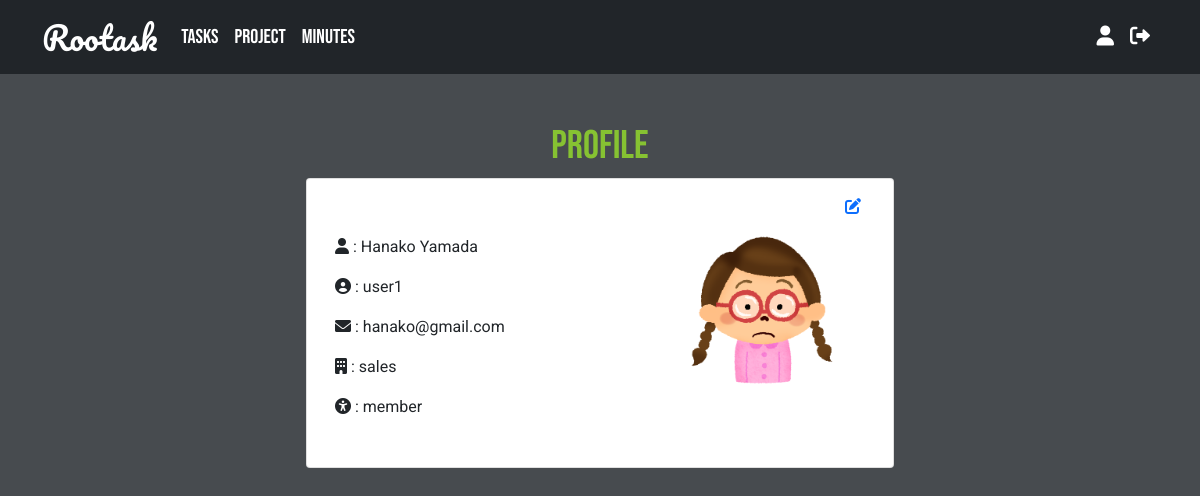
/views/profile.php?user_id=6 (signed in), run on the app's committed database.
### tables this page shows
CREATE TABLE `users` (
  `user_id` int(11) NOT NULL,
  `account_id` int(11) NOT NULL,
  `first_name` varchar(50) NOT NULL,
  `last_name` varchar(50) NOT NULL,
  `email` varchar(100) DEFAULT NULL,
  `avatar` varchar(255) DEFAULT 'profile.jpg',
  `division` varchar(50) DEFAULT NULL,
  `position` varchar(50) DEFAULT NULL
);

CREATE TABLE `accounts` (
  `account_id` int(11) NOT NULL,
  `username` varchar(15) NOT NULL,
  `password` varchar(255) NOT NULL,
  `role` varchar(1) NOT NULL DEFAULT 'U'
);

### classes/database.php (called while the page is built, shortened)
<?php
class Database {
    private $server_name = "localhost";
    private $username = "root";
    private $password = "root";
    private $db_name = "rootask";
    public function __construct(){
        $this->conn = new mysqli($this->server_name, $this->username, $this->password, $this->db_name);
    }
}
?>

### classes/user.php (called while the page is built, shortened)
<?php
require_once "database.php";
class User extends Database {
    public function getSpecificUser($user_id){
        $sql = "SELECT users.first_name, users.last_name, users.avatar, users.email, users.division, users.position, users.avatar, accounts.username, accounts.account_id FROM `users` INNER JOIN `accounts` ON users.account_id = accounts.account_id WHERE users.user_id = $user_id";
        if($result = $this->conn->query($sql)){
            return $result;
        }
    }
}
?>

### views/profile.php (the view, shortened to what this page needs)
<?php
$user_id = $_SESSION['user_id'];
require_once "../classes/user.php";
$user = new User;
$user_result = $user->getSpecificUser($user_id);
$user_row = $user_result->fetch_assoc();
?>
<!DOCTYPE html>
<html lang="en">
<head>
    <link href="https://cdn.jsdelivr.net/npm/bootstrap@5.1.3/dist/css/bootstrap.min.css" rel="stylesheet">
    <link rel="stylesheet" href="https://cdnjs.cloudflare.com/ajax/libs/font-awesome/6.0.0/css/all.min.css"/>
    <link rel="stylesheet" href="../styles/style.css">
</head>
<body>
<?php
if($_SESSION['role'] == "U"){
    require_once "../navbar/nav-bar-user.php";
}else{
    require_once "../navbar/nav-bar-admin.php";
}
?>
<div class="container-fluid">
    <main class="h-100 w-50 mx-auto mt-5">
        <h1 class="text-center">Profile</h1>
        <div class="card">
            <div class="card-body">
            <div class="text-end me-3"><a href="profile-edit.php?user_id=<?= $user_id ?>"><i class="fa-solid fa-pen-to-square"></i></a></div>
                <p class="card-text">
                    <div class="container mx-auto">
                        <div class="row">
                        <form action="" method="post">
                            <div class="col">
                                <div class="row">
                                    <div class="col-md-7 col-xs-12">
                                        <p><i class="fa-solid fa-user"></i> : <?= $user_row['first_name']?> <?=$user_row['last_name']?></p>
                                        <p><i class="fa-solid fa-circle-user"></i> : <?=$user_row['username']?></p>
                                        <p><i class="fa-solid fa-envelope"></i> :  <?= $user_row['email']?></p>
                                        <p><i class="fa-solid fa-building"></i> : <?= $user_row['division']?></p>
                                        <p><i class="fa-solid fa-universal-access"></i> : <?= $user_row['position']?></p>
                                    </div>
                                    <div class="col-md-5 col-xs-12">
                                        <?php
                                        if($user_row['avatar'] != 'profile.jpg'){
                                            echo "<img class='d-block mx-auto img-fluid'  src='../assets/profile/".$user_row['avatar']."' alt='profile' style='width: 150px; height:150px; object-fit: cover'>";
                                        }else{
                                            echo "<img class='d-block mx-auto img-fluid'  src='../assets/profile/".$user_row['avatar']."' alt='profile' style='width: 150px; height:150px; object-fit: cover'>";
                                        }
                                        ?>
                                    </div>
                                </div>
                            </div>
                        </form>
                </p>
            </div>
        </div>
    </main>
</div>
</body>
</html>

### styles/style.css (style rules this page uses)
* { font-family: 'Roboto', sans-serif; }
body { background-color: #474B4F; }
h1 { color: #86C232; font-family: 'Bebas Neue', sans-serif; }

### data on the page
users: first_name "Hanako", last_name "Yamada", account.username "user1", email "hanako@gmail.com", division "sales", position "member", avatar (picture)
